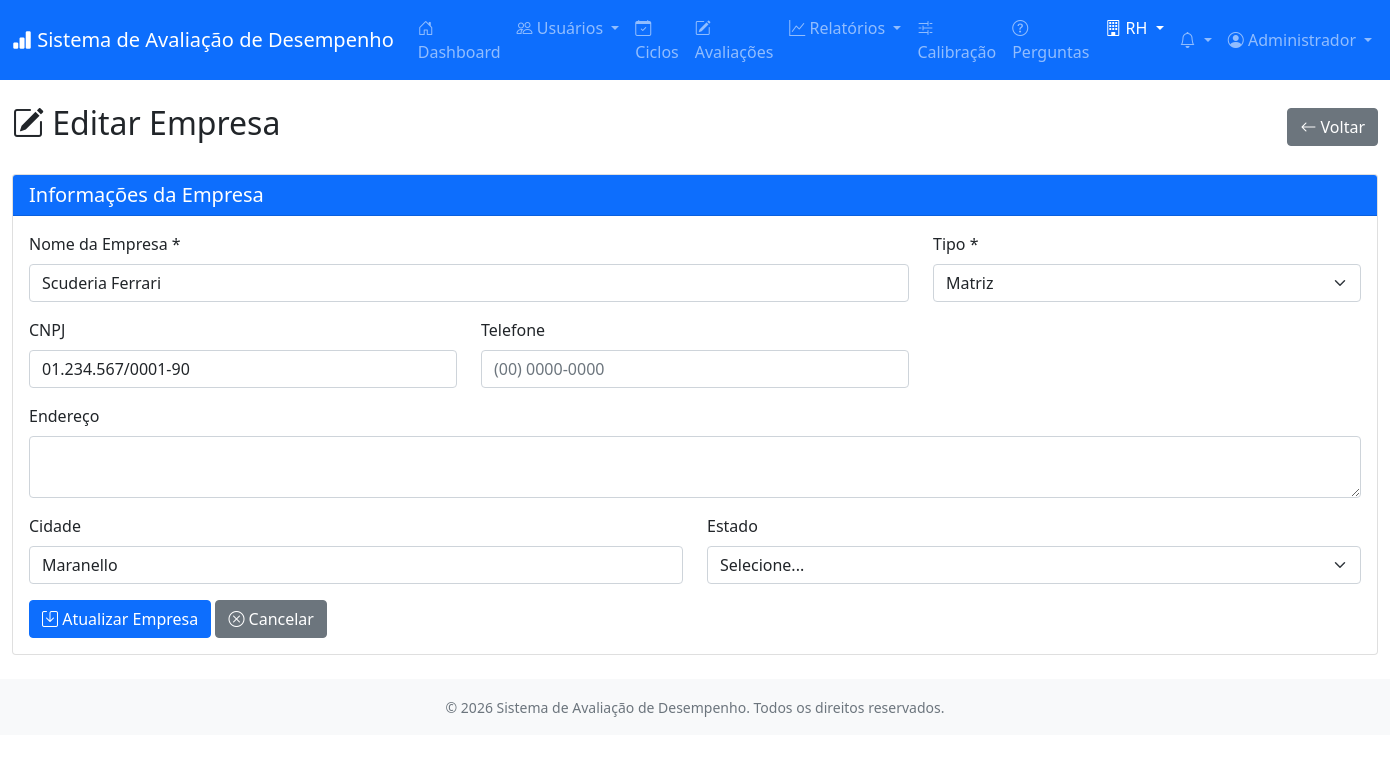
Page /modules/empresas/editar.php?id=17 (signed in) on the committed database.
### tables this page shows
CREATE TABLE `usuarios` (
  `id` int(11) NOT NULL,
  `empresa_id` int(11) DEFAULT NULL,
  `nome` varchar(150) NOT NULL,
  `email` varchar(150) NOT NULL,
  `telefone` varchar(20) DEFAULT NULL,
  `senha` varchar(255) NOT NULL,
  `cargo_id` int(11) DEFAULT NULL,
  `departamento_id` int(11) DEFAULT NULL,
  `gestor_id` int(11) DEFAULT NULL,
  `tipo` enum('admin','rh','gestor','colaborador') DEFAULT 'colaborador',
  `ativo` tinyint(1) DEFAULT 1,
  `foto_perfil` varchar(255) DEFAULT NULL,
  `data_contratacao` date DEFAULT NULL,
  `data_criacao` timestamp NULL DEFAULT current_timestamp(),
  `data_atualizacao` timestamp NULL DEFAULT current_timestamp() ON UPDATE current_timestamp()
);

CREATE TABLE `empresas` (
  `id` int(11) NOT NULL,
  `nome` varchar(100) NOT NULL,
  `tipo` enum('matriz','filial') DEFAULT 'filial',
  `cnpj` varchar(18) DEFAULT NULL,
  `endereco` text DEFAULT NULL,
  `cidade` varchar(100) DEFAULT NULL,
  `estado` char(2) DEFAULT NULL,
  `telefone` varchar(20) DEFAULT NULL,
  `ativo` tinyint(1) DEFAULT 1,
  `data_criacao` timestamp NULL DEFAULT current_timestamp()
);

### includes/auth.php (called while the page is built, shortened)
<?php
require_once dirname(__DIR__) . '/config/database.php';
class Auth {
    private $conn;
    private $user = null;
    public function __construct() {
        $database = new Database();
        $this->conn = $database->getConnection();
        if (isset($_SESSION['user_id'])) {
            $this->getUser($_SESSION['user_id']);
        }
    }
    public function getUser($user_id = null) {
        if ($user_id) {
            $query = "SELECT u.*, c.nome as cargo_nome, d.nome as departamento_nome
                     FROM usuarios u
                     LEFT JOIN cargos c ON u.cargo_id = c.id
                     LEFT JOIN departamentos d ON u.departamento_id = d.id
                     WHERE u.id = :id";
            $stmt = $this->conn->prepare($query);
            $stmt->bindParam(':id', $user_id);
            $stmt->execute();
            if ($stmt->rowCount() > 0) {
                $this->user = $stmt->fetch();
            }
        }
        return $this->user;
    }
    public function isLoggedIn() {
        return isset($_SESSION['user_id']) && $this->user !== null;
    }
    public function hasPermission($required_tipo) {
        if ($this->user['tipo'] === 'admin') {
            return true;
        }
        return $this->user['tipo'] === $required_tipo;
    }
}
$auth = new Auth();
?>

### config/database.php (called while the page is built, shortened)
<?php
class Database {
    private $host = "localhost";
    private $db_name = "avaliacao_desempenho";
    private $username = "root";
    private $password = "PCM@st3r";
    public function getConnection() {
        $this->conn = null;
        try {
            $this->conn = new PDO(
                "mysql:host=" . $this->host . ";dbname=" . $this->db_name . ";charset=utf8mb4",
                $this->username,
                $this->password
            );
            $this->conn->setAttribute(PDO::ATTR_ERRMODE, PDO::ERRMODE_EXCEPTION);
            $this->conn->setAttribute(PDO::ATTR_DEFAULT_FETCH_MODE, PDO::FETCH_ASSOC);
        } catch(PDOException $e) {
            die("Erro na conexão: " . $e->getMessage());
        }
        return $this->conn;
    }
}
?>

### modules/empresas/editar.php (the view, shortened to what this page needs)
<?php
require_once '../../includes/header.php';
$auth->requirePermission(['admin', 'rh']);
$conn = (new Database())->getConnection();
$id = $_GET['id'] ?? 0;
$query = "SELECT * FROM empresas WHERE id = :id";
$stmt = $conn->prepare($query);
$stmt->bindParam(':id', $id);
$stmt->execute();
$empresa = $stmt->fetch();
$dados = $empresa;
require_once '../../includes/header.php';
?>
<div class="row">
    <div class="col-12">
        <div class="d-flex justify-content-between align-items-center mb-4">
            <h2><i class="bi bi-pencil-square"></i> Editar Empresa</h2>
            <a href="index.php" class="btn btn-secondary"><i class="bi bi-arrow-left"></i> Voltar</a>
        </div>
        <div class="card">
            <div class="card-header bg-primary text-white">
                <h5 class="mb-0">Informações da Empresa</h5>
            </div>
            <div class="card-body">
                <form method="POST">
                    <div class="row">
                        <div class="col-md-8 mb-3">
                            <label class="form-label">Nome da Empresa *</label>
                            <input type="text"
                                   class="form-control <?php echo isset($erros['nome']) ? 'is-invalid' : ''; ?>"
                                   name="nome"
                                   onkeyup="apenasLetras(this); formatarNomeInput(this)"
                                   maxlength="100"
                                   value="<?php echo htmlspecialchars($dados['nome'] ?? ''); ?>"
                                   required>
                        </div>
                        <div class="col-md-4 mb-3">
                            <label class="form-label">Tipo *</label>
                            <select class="form-select" name="tipo" required>
                                <option value="matriz" <?php echo (isset($dados['tipo']) && $dados['tipo'] == 'matriz') ? 'selected' : ''; ?>>Matriz</option>
                            </select>
                        </div>
                    </div>
                    <div class="row">
                        <div class="col-md-4 mb-3">
                            <label class="form-label">CNPJ</label>
                            <input type="text"
                                   class="form-control <?php echo isset($erros['cnpj']) ? 'is-invalid' : ''; ?>"
                                   name="cnpj"
                                   onkeyup="mascaraCNPJ(this)"
                                   maxlength="18"
                                   value="<?php echo htmlspecialchars($dados['cnpj'] ?? ''); ?>"
                                   placeholder="00.000.000/0000-00">
                        </div>
                        <div class="col-md-4 mb-3">
                            <label class="form-label">Telefone</label>
                            <input type="text"
                                   class="form-control <?php echo isset($erros['telefone']) ? 'is-invalid' : ''; ?>"
                                   name="telefone"
                                   onkeyup="mascaraTelefone(this)"
                                   maxlength="15"
                                   value="<?php echo htmlspecialchars($dados['telefone'] ?? ''); ?>"
                                   placeholder="(00) 0000-0000">
                        </div>
                    </div>
                    <div class="mb-3">
                        <label class="form-label">Endereço</label>
                        <textarea class="form-control" name="endereco" rows="2"><?php echo htmlspecialchars($dados['endereco'] ?? ''); ?></textarea>
                    </div>
                    <div class="row">
                        <div class="col-md-6 mb-3">
                            <label class="form-label">Cidade</label>
                            <input type="text"
                                   class="form-control"
                                   name="cidade"
                                   onkeyup="apenasLetras(this); formatarNomeInput(this)"
                                   value="<?php echo htmlspecialchars($dados['cidade'] ?? ''); ?>">
                        </div>
                        <div class="col-md-6 mb-3">
                            <label class="form-label">Estado</label>
                            <select class="form-select" name="estado">
                                <option value="">Selecione...</option>
                            </select>
                        </div>
                    </div>
                    <button type="submit" class="btn btn-primary">
                        <i class="bi bi-save"></i> Atualizar Empresa
                    </button>
                    <a href="index.php" class="btn btn-secondary">
                        <i class="bi bi-x-circle"></i> Cancelar
                    </a>
                </form>
            </div>
        </div>
    </div>
</div>
<?php
require_once '../../includes/footer.php';
?>

### includes/header.php (shortened to what this page needs)
<?php
require_once dirname(__DIR__) . '/config/database.php';
require_once dirname(__DIR__) . '/includes/auth.php';
$user = $auth->getUser();
$current_page = basename($_SERVER['PHP_SELF']);
$current_module = basename(dirname($_SERVER['PHP_SELF']));
?><!DOCTYPE html>
<html lang="pt-BR">
<head>
    <link href="https://cdn.jsdelivr.net/npm/bootstrap@5.1.3/dist/css/bootstrap.min.css" rel="stylesheet">
    <link rel="stylesheet" href="https://cdn.jsdelivr.net/npm/bootstrap-icons@1.8.1/font/bootstrap-icons.css">
    <link rel="stylesheet" href="<?php echo SITE_URL; ?>/assets/css/style.css">
</head>
<body>
    <nav class="navbar navbar-expand-lg navbar-dark bg-primary">
        <div class="container-fluid">
            <a class="navbar-brand" href="<?php echo SITE_URL; ?>/index.php">
                <i class="bi bi-bar-chart-fill"></i> <?php echo SITE_NAME; ?>
            </a>
            <div class="collapse navbar-collapse" id="navbarNav">
                <ul class="navbar-nav me-auto">
                    <li class="nav-item">
                        <a class="nav-link <?php echo ($current_page == 'index.php') ? 'active' : ''; ?>"
                           href="<?php echo SITE_URL; ?>/index.php">
                            <i class="bi bi-house-door"></i> Dashboard
                        </a>
                    </li>
                    <?php if ($auth->hasPermission(['admin', 'rh', 'gestor'])): ?>
                    <li class="nav-item dropdown">
                        <a class="nav-link dropdown-toggle <?php echo ($current_module == 'usuarios') ? 'active' : ''; ?>"
                           href="#" role="button" data-bs-toggle="dropdown" aria-expanded="false">
                            <i class="bi bi-people"></i> Usuários
                        </a>
                    </li>
                    <?php endif; ?>
                    <li class="nav-item">
                        <a class="nav-link <?php echo ($current_module == 'ciclos') ? 'active' : ''; ?>"
                           href="<?php echo SITE_URL; ?>/modules/ciclos/">
                            <i class="bi bi-calendar-check"></i> Ciclos
                        </a>
                    </li>
                    <li class="nav-item">
                        <a class="nav-link <?php echo ($current_module == 'avaliacoes') ? 'active' : ''; ?>"
                           href="<?php echo SITE_URL; ?>/modules/avaliacoes/">
                            <i class="bi bi-pencil-square"></i> Avaliações
                        </a>
                    </li>
                    <li class="nav-item dropdown">
                        <a class="nav-link dropdown-toggle <?php echo ($current_module == 'relatorios') ? 'active' : ''; ?>"
                           href="#" role="button" data-bs-toggle="dropdown" aria-expanded="false">
                            <i class="bi bi-graph-up"></i> Relatórios
                        </a>
                    </li>
                    <?php if ($auth->hasPermission(['admin', 'rh'])): ?>
                    <li class="nav-item">
                        <a class="nav-link <?php echo ($current_module == 'calibracao') ? 'active' : ''; ?>"
                           href="<?php echo SITE_URL; ?>/modules/calibracao/">
                            <i class="bi bi-sliders2"></i> Calibração
                        </a>
                    </li>
                    <?php endif; ?>
                    <?php if ($auth->hasPermission(['admin', 'rh'])): ?>
                    <li class="nav-item">
                        <a class="nav-link <?php echo ($current_module == 'perguntas') ? 'active' : ''; ?>"
                           href="<?php echo SITE_URL; ?>/modules/perguntas/">
                            <i class="bi bi-question-circle"></i> Perguntas
                        </a>
                    </li>
                    <?php endif; ?>
                    <?php if ($auth->hasPermission(['admin', 'rh'])): ?>
                    <li class="nav-item dropdown">
                        <a class="nav-link dropdown-toggle <?php echo ($current_module == 'rh' || $current_module == 'pdi' || $current_module == 'empresas') ? 'active' : ''; ?>"
                           href="#" role="button" data-bs-toggle="dropdown" aria-expanded="false">
                            <i class="bi bi-building"></i> RH
                        </a>
                    </li>
                    <?php endif; ?>
                </ul>
                <ul class="navbar-nav">
                    <li class="nav-item dropdown">
                        <a class="nav-link dropdown-toggle position-relative" href="#" role="button" data-bs-toggle="dropdown" aria-expanded="false">
                            <i class="bi bi-bell"></i>
                        </a>
                    </li>
                    <li class="nav-item dropdown">
                        <a class="nav-link dropdown-toggle" href="#" role="button" data-bs-toggle="dropdown" aria-expanded="false">
                            <i class="bi bi-person-circle"></i> <?php echo explode(' ', $user['nome'] ?? 'Usuário')[0]; ?>
                        </a>
                    </li>
                </ul>
            </div>
        </div>
    </nav>
    <main class="py-4">
        <div class="container-fluid">

### rows in the picture
usuarios: nome "Administrador"
empresas: nome "Scuderia Ferrari", tipo "Matriz", cnpj "01.234.567/0001-90", cidade "Maranello"

### other values in the picture
SITE_NAME "Sistema de Avaliação de Desempenho"
